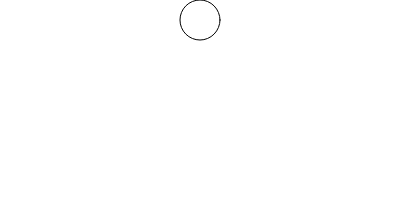
Frame 1 (no input)
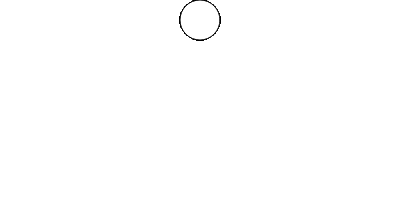
Frame 60 (no input)
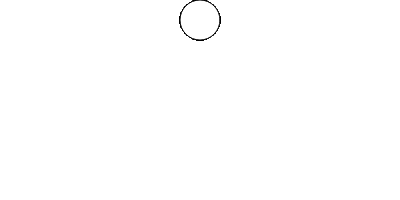
Frame 120 (the mouse pressed at the canvas centre since frame 60)

The p5.js sketch that drew these frames (run headless with seeded random() and noise() and a simulated clock; from frame 60 on, the mouse is pressed at the canvas centre):

// p5.js sketch
// ── sketch.js
// declare a variable named "quarter_width"
var quarter_width;

function setup() {
    createCanvas(400, 200);

    // assign "quarter_width" to have a value,
    // based on the p5 variable "width"
    quarter_width = width * 0.5;
}

function draw() {
    // use "quarter_width"
    ellipse( quarter_width, 20, 40 );
}
